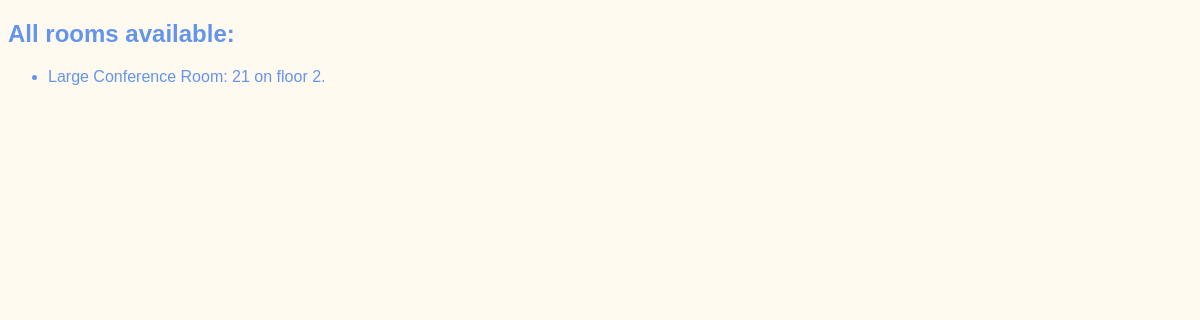
The page /meetings/rooms on the database as committed earlier.
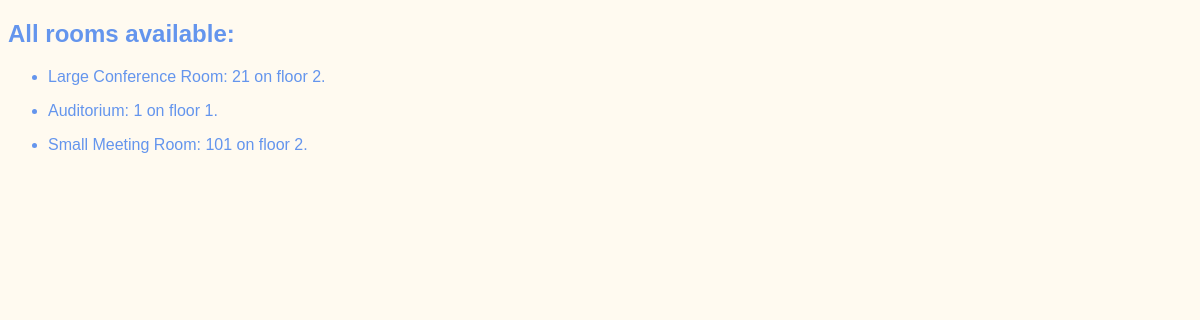
The same page on the database as committed later.
### meetings/models.py (models this page shows, shortened)
class Room(models.Model):
    name = models.CharField(max_length=100)
    floor = models.IntegerField()
    room_number = models.IntegerField()

### meetings/views.py (the view)
# urls.py: path('rooms', views.rooms, name='rooms'),
def rooms(request):
    rooms = Room.objects.all()
    return render(request, 'meetings/rooms.html', {'rooms': rooms})

### meetings/templates/meetings/rooms.html (shortened to what this page needs)
{% extends 'base.html'%}
{% block content %}
    <h2>All rooms available:</h2>
    <ul>
        {% for room in rooms %}
            <li>
                <p> {{room.name}}: {{room.room_number}} on floor {{room.floor}}. </p>
            </li>
        {% endfor %}
    </ul>
{% endblock %}

### website/templates/base.html (shortened to what this page needs)
{% load static %}
<!DOCTYPE html>
<html lang="en">
<head>
    <link rel="stylesheet" href="{% static 'website/style.css'%}">
</head>
<body>
    {% block content %}
    {% endblock %}
</body>
</html>

### website/static/website/style.css (style rules this page uses)
body { font-family: sans-serif; color: cornflowerblue; background-color: floralwhite; }

Rows that differ between the two databases and show on the page:
added Room: name "Auditorium", room_number "1", floor "1"
added Room: name "Small Meeting Room", room_number "101", floor "2"
